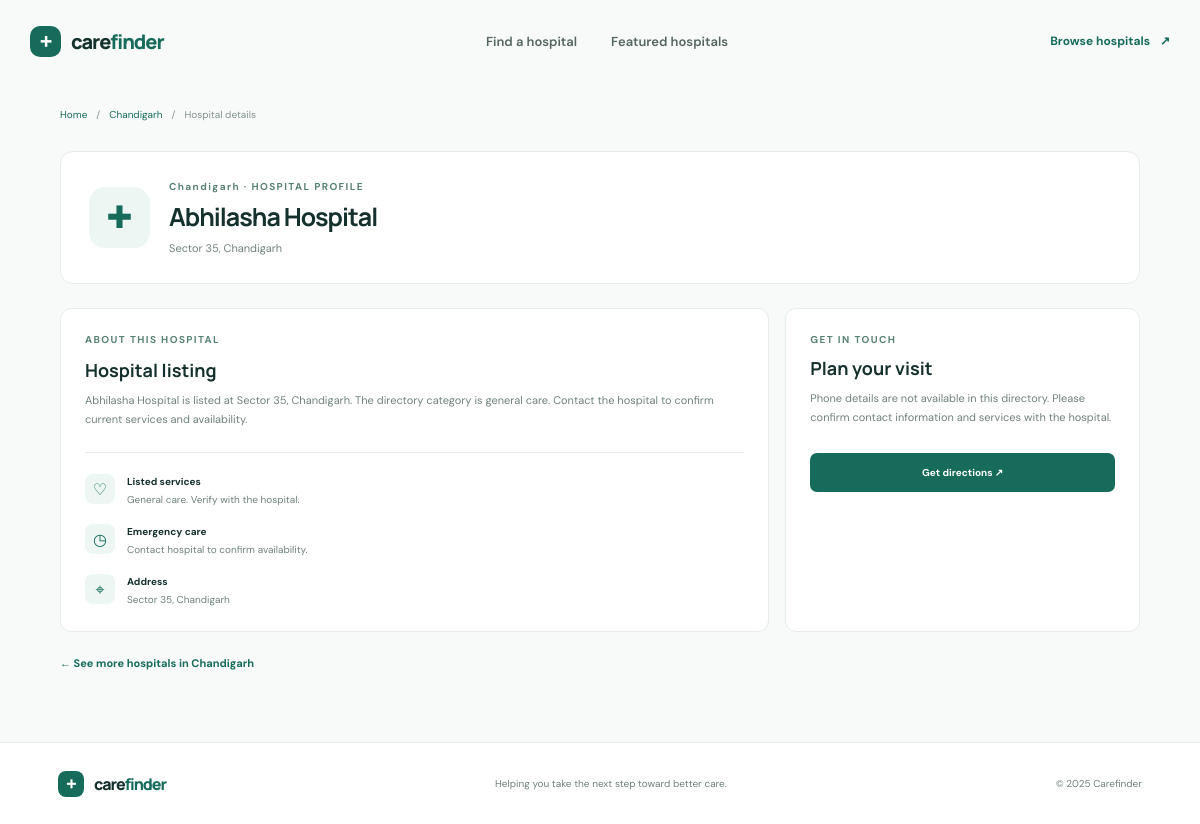
/hospital/1, run on the app's committed database.
### tables this page shows
CREATE TABLE hospitals (
                id INTEGER PRIMARY KEY,
                name TEXT NOT NULL,
                city TEXT NOT NULL,
                address TEXT NOT NULL,
                phone TEXT NOT NULL,
                rating REAL NOT NULL,
                specialties TEXT NOT NULL,
                emergency INTEGER NOT NULL DEFAULT 0,
                latitude REAL NOT NULL,
                longitude REAL NOT NULL,
                description TEXT NOT NULL
            );

### app.py (the view)
    @app.get("/hospital/<int:hospital_id>")
    def hospital_detail(hospital_id: int):
        hospital = get_db().execute(
            "SELECT * FROM hospitals WHERE id = ?", (hospital_id,)
        ).fetchone()
        if hospital is None:
            abort(404)
        return render_template("hospital.html", hospital=hospital)

### app.py (called while the page is built)
def get_db() -> sqlite3.Connection:
    if "db" not in g:
        g.db = sqlite3.connect(DATABASE)
        g.db.row_factory = sqlite3.Row
    return g.db

### templates/hospital.html (shortened to what this page needs)
<!doctype html>
<html lang="en">
<head>
  <link rel="stylesheet" href="{{ url_for('static', filename='css/style.css') }}">
</head>
<body>
  <header class="site-header">
    <a class="brand" href="{{ url_for('index') }}"><span class="brand-mark">+</span><span>care<span class="brand-accent">finder</span></span></a>
    <nav aria-label="Main navigation"><a href="{{ url_for('index') }}">Find a hospital</a><a href="{{ url_for('index') }}#featured">Featured hospitals</a></nav>
    <a class="header-action" href="{{ url_for('search') }}">Browse hospitals <span aria-hidden="true">↗</span></a>
  </header>
  <main class="detail-main">
    <div class="breadcrumb"><a href="{{ url_for('index') }}">Home</a><span aria-hidden="true">/</span><a href="{{ url_for('search', city=hospital['city']) }}">{{ hospital["city"] }}</a><span aria-hidden="true">/</span><span>Hospital details</span></div>
    <section class="detail-hero">
      <div class="detail-icon" aria-hidden="true">✚</div>
      <div><p class="eyebrow">{{ hospital["city"] }} · HOSPITAL PROFILE</p><h1>{{ hospital["name"] }}</h1><p class="detail-address">{{ hospital["address"] }}</p></div>
    </section>
    <div class="detail-grid">
      <section class="detail-card"><p class="eyebrow">ABOUT THIS HOSPITAL</p><h2>Hospital listing</h2><p>{{ hospital["name"] }} is listed at {{ hospital["address"] }}. The directory category is {{ hospital["specialties"]|lower }}. Contact the hospital to confirm current services and availability.</p><div class="detail-facts"><div><span class="fact-icon" aria-hidden="true">♡</span><span><strong>Listed services</strong><small>{{ hospital["specialties"] }}. Verify with the hospital.</small></span></div><div><span class="fact-icon" aria-hidden="true">◷</span><span><strong>Emergency care</strong><small>Contact hospital to confirm availability.</small></span></div><div><span class="fact-icon" aria-hidden="true">⌖</span><span><strong>Address</strong><small>{{ hospital["address"] }}</small></span></div></div></section>
      <aside class="contact-card"><p class="eyebrow">GET IN TOUCH</p><h2>Plan your visit</h2><p>Phone details are not available in this directory. Please confirm contact information and services with the hospital.</p><a class="button button-primary button-full" target="_blank" rel="noopener noreferrer" href="https://www.openstreetmap.org/?mlat={{ hospital['latitude'] }}&mlon={{ hospital['longitude'] }}#map=15/{{ hospital['latitude'] }}/{{ hospital['longitude'] }}">Get directions ↗</a></aside>
    </div>
    <a class="back-link" href="{{ url_for('search', city=hospital['city']) }}">← See more hospitals in {{ hospital["city"] }}</a>
  </main>
  <footer class="site-footer"><a class="brand" href="{{ url_for('index') }}"><span class="brand-mark">+</span><span>care<span class="brand-accent">finder</span></span></a><p>Helping you take the next step toward better care.</p><span>© 2025 Carefinder</span></footer>
</body>
</html>

### static/css/style.css (style rules this page uses)
:root { color-scheme: light; --ink: #15312d; --muted: #70817c; --green: #176b5a; --green-dark: #105447; --mint: #e8f3ef; --line: #e6ece9; --paper: #fff; --canvas: #f7faf8; --orange: #e89b4b; font-family: "DM Sans", sans-serif; }
* { box-sizing: border-box; }
html { scroll-behavior: smooth; }
body { margin: 0; background: var(--canvas); color: var(--ink); }
a { color: inherit; text-decoration: none; }
.site-header { height: 82px; max-width: 1200px; margin: 0 auto; padding: 0 30px; display: flex; align-items: center; justify-content: space-between; }
.brand { display: inline-flex; align-items: center; gap: 10px; font-family: "Manrope", sans-serif; font-size: 20px; font-weight: 800; letter-spacing: -1px; white-space: nowrap; }
.brand-mark { width: 31px; height: 31px; display: inline-grid; place-items: center; border-radius: 10px; background: var(--green); color: white; font-size: 24px; line-height: 1; }
.brand-accent { color: var(--green); }
.site-header nav { display: flex; gap: 34px; color: #546660; font-size: 13px; font-weight: 600; }
.header-action { font-size: 12px; font-weight: 700; color: var(--green); }
.header-action span { padding-left: 7px; }
main { max-width: 1140px; margin: 0 auto; padding: 0 30px; }
.eyebrow { margin: 0 0 12px; color: #598276; font-size: 10px; font-weight: 700; letter-spacing: 1.4px; }
h1, h2, h3, p { margin-top: 0; }
h1, h2, h3 { font-family: "Manrope", sans-serif; }
.button { display: inline-flex; align-items: center; justify-content: center; gap: 11px; border: 0; border-radius: 7px; cursor: pointer; font-weight: 700; transition: background .18s ease, transform .18s ease; }
.button-primary { background: var(--green); color: white; }
.hospital-icon, .result-icon, .detail-icon { display: inline-grid; place-items: center; background: #edf6f2; color: var(--green); }
.site-footer { min-height: 82px; display: flex; align-items: center; justify-content: space-between; padding: 17px max(calc((100vw - 1084px) / 2), 30px); border-top: 1px solid var(--line); background: white; }
.site-footer .brand { font-size: 16px; }
.site-footer .brand-mark { width: 26px; height: 26px; border-radius: 8px; font-size: 20px; }
.site-footer p, .site-footer > span { margin: 0; color: var(--muted); font-size: 10px; }
.results-main, .detail-main { min-height: calc(100vh - 164px); padding-top: 21px; padding-bottom: 60px; }
.breadcrumb { display: flex; gap: 9px; margin: 5px 0 26px; color: #85948e; font-size: 10px; }
.breadcrumb a { color: var(--green); }
.detail-main { padding-bottom: 70px; }
.detail-hero { display: flex; align-items: center; gap: 19px; margin: 30px 0 24px; padding: 28px; border: 1px solid var(--line); border-radius: 13px; background: white; }
.detail-icon { flex: 0 0 61px; width: 61px; height: 61px; border-radius: 16px; font-size: 31px; }
.detail-hero > div:nth-child(2) { flex: 1; }
.detail-hero .eyebrow { margin-bottom: 6px; }
.detail-hero h1 { margin-bottom: 7px; font-size: 25px; letter-spacing: -1px; }
.detail-address { margin: 0; color: var(--muted); font-size: 11px; }
.detail-grid { display: grid; grid-template-columns: minmax(0, 1.5fr) minmax(260px, .75fr); gap: 16px; }
.detail-card, .contact-card { padding: 24px; border: 1px solid var(--line); border-radius: 11px; background: white; }
.detail-card h2, .contact-card h2 { margin-bottom: 9px; font-size: 18px; }
.detail-card > p:not(.eyebrow), .contact-card > p:not(.eyebrow) { color: var(--muted); font-size: 11px; line-height: 1.7; }
.detail-facts { display: grid; gap: 17px; margin-top: 24px; padding-top: 21px; border-top: 1px solid var(--line); }
.detail-facts > div { display: flex; gap: 12px; align-items: flex-start; }
.fact-icon { flex: 0 0 30px; width: 30px; height: 30px; display: grid; place-items: center; border-radius: 8px; background: #edf6f2; color: var(--green); }
.detail-facts strong, .detail-facts small { display: block; }
.detail-facts strong { margin: 1px 0 4px; font-size: 10px; }
.detail-facts small { color: var(--muted); font-size: 10px; line-height: 1.5; }
.contact-card .eyebrow { margin-bottom: 10px; }
.contact-card > p:not(.eyebrow) { margin-bottom: 18px; }
.button-full { width: 100%; min-height: 39px; margin-top: 9px; font-size: 10px; }
.back-link { display: inline-block; margin-top: 24px; color: var(--green); font-size: 11px; font-weight: 700; }

### data on the page
hospitals: city "Chandigarh", name "Abhilasha Hospital", address "Sector 35, Chandigarh", specialties "general care", specialties "General care"
